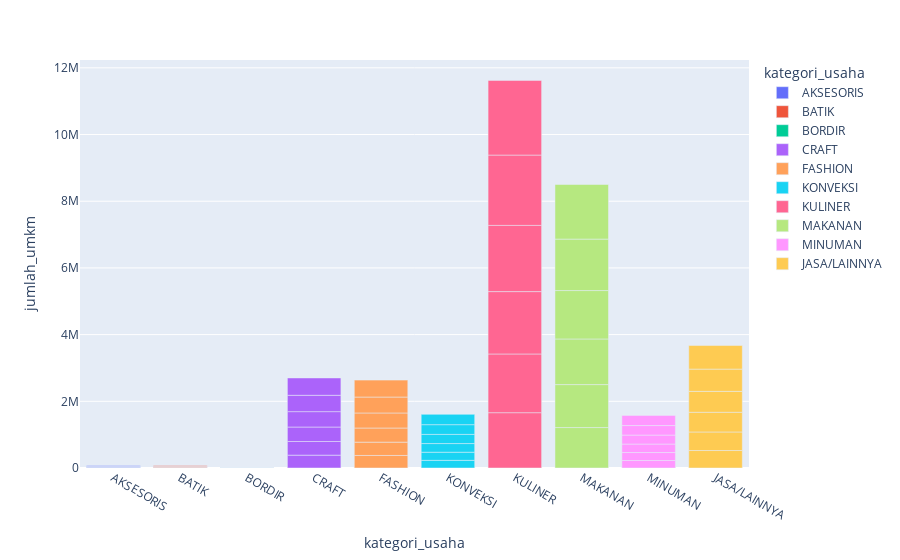

The cell this chart's notebook holds for it:
### Markdown cell above
### **Visualization**

### Code cell
bivariate_visualization_bar(
    data=data,
    x=data['kategori_usaha'],
    y=data['jumlah_umkm'],
    color=data['kategori_usaha']
)

### Figure 1 — Plotly figure (JSON) as saved in the notebook; plotly's stock layout.template omitted (floating-point values rounded to 4 significant figures)
{"data": [{"alignmentgroup": "True", "hovertemplate": "kategori_usaha=%{x}<br>jumlah_umkm=%{y}<extra></extra>", "legendgroup": "AKSESORIS", "marker": {"color": "#636efa", "pattern": {"shape": ""}}, "name": "AKSESORIS", "offsetgroup": "AKSESORIS", "orientation": "v", "showlegend": true, "textposition": "auto", "type": "bar", "x": ["AKSESORIS", "AKSESORIS", "AKSESORIS", "AKSESORIS", "AKSESORIS", "AKSESORIS"], "xaxis": "x", "y": [10789, 11457, 12166, 12919, 13718, 14567], "yaxis": "y"}, {"alignmentgroup": "True", "hovertemplate": "kategori_usaha=%{x}<br>jumlah_umkm=%{y}<extra></extra>", "legendgroup": "BATIK", "marker": {"color": "#EF553B", "pattern": {"shape": ""}}, "name": "BATIK", "offsetgroup": "BATIK", "orientation": "v", "showlegend": true, "textposition": "auto", "type": "bar", "x": ["BATIK", "BATIK", "BATIK", "BATIK", "BATIK", "BATIK"], "xaxis": "x", "y": [10789, 11457, 12166, 12919, 13718, 14567], "yaxis": "y"}, {"alignmentgroup": "True", "hovertemplate": "kategori_usaha=%{x}<br>jumlah_umkm=%{y}<extra></extra>", "legendgroup": "BORDIR", "marker": {"color": "#00cc96", "pattern": {"shape": ""}}, "name": "BORDIR", "offsetgroup": "BORDIR", "orientation": "v", "showlegend": true, "textposition": "auto", "type": "bar", "x": ["BORDIR", "BORDIR", "BORDIR", "BORDIR", "BORDIR", "BORDIR"], "xaxis": "x", "y": [1541, 1637, 1738, 1846, 1960, 2081], "yaxis": "y"}, {"alignmentgroup": "True", "hovertemplate": "kategori_usaha=%{x}<br>jumlah_umkm=%{y}<extra></extra>", "legendgroup": "CRAFT", "marker": {"color": "#ab63fa", "pattern": {"shape": ""}}, "name": "CRAFT", "offsetgroup": "CRAFT", "orientation": "v", "showlegend": true, "textposition": "auto", "type": "bar", "x": ["CRAFT", "CRAFT", "CRAFT", "CRAFT", "CRAFT", "CRAFT"], "xaxis": "x", "y": [385335, 409176, 434493, 461376, 489923, 520235], "yaxis": "y"}, {"alignmentgroup": "True", "hovertemplate": "kategori_usaha=%{x}<br>jumlah_umkm=%{y}<extra></extra>", "legendgroup": "FASHION", "marker": {"color": "#FFA15A", "pattern": {"shape": ""}}, "name": "FASHION", "offsetgroup": "FASHION", "orientation": "v", "showlegend": true, "textposition": "auto", "type": "bar", "x": ["FASHION", "FASHION", "FASHION", "FASHION", "FASHION", "FASHION"], "xaxis": "x", "y": [376087, 399356, 424065, 450303, 478164, 507750], "yaxis": "y"}, {"alignmentgroup": "True", "hovertemplate": "kategori_usaha=%{x}<br>jumlah_umkm=%{y}<extra></extra>", "legendgroup": "KONVEKSI", "marker": {"color": "#19d3f3", "pattern": {"shape": ""}}, "name": "KONVEKSI", "offsetgroup": "KONVEKSI", "orientation": "v", "showlegend": true, "textposition": "auto", "type": "bar", "x": ["KONVEKSI", "KONVEKSI", "KONVEKSI", "KONVEKSI", "KONVEKSI", "KONVEKSI"], "xaxis": "x", "y": [229660, 243869, 258958, 274980, 291994, 310060], "yaxis": "y"}, {"alignmentgroup": "True", "hovertemplate": "kategori_usaha=%{x}<br>jumlah_umkm=%{y}<extra></extra>", "legendgroup": "KULINER", "marker": {"color": "#FF6692", "pattern": {"shape": ""}}, "name": "KULINER", "offsetgroup": "KULINER", "orientation": "v", "showlegend": true, "textposition": "auto", "type": "bar", "x": ["KULINER", "KULINER", "KULINER", "KULINER", "KULINER", "KULINER"], "xaxis": "x", "y": [1658481, 1761095, 1870058, 1985763, 2108627, 2239092], "yaxis": "y"}, {"alignmentgroup": "True", "hovertemplate": "kategori_usaha=%{x}<br>jumlah_umkm=%{y}<extra></extra>", "legendgroup": "MAKANAN", "marker": {"color": "#B6E880", "pattern": {"shape": ""}}, "name": "MAKANAN", "offsetgroup": "MAKANAN", "orientation": "v", "showlegend": true, "textposition": "auto", "type": "bar", "x": ["MAKANAN", "MAKANAN", "MAKANAN", "MAKANAN", "MAKANAN", "MAKANAN"], "xaxis": "x", "y": [1213034, 1288087, 1367784, 1452412, 1542276, 1637701], "yaxis": "y"}, {"alignmentgroup": "True", "hovertemplate": "kategori_usaha=%{x}<br>jumlah_umkm=%{y}<extra></extra>", "legendgroup": "MINUMAN", "marker": {"color": "#FF97FF", "pattern": {"shape": ""}}, "name": "MINUMAN", "offsetgroup": "MINUMAN", "orientation": "v", "showlegend": true, "textposition": "auto", "type": "bar", "x": ["MINUMAN", "MINUMAN", "MINUMAN", "MINUMAN", "MINUMAN", "MINUMAN"], "xaxis": "x", "y": [225036, 238959, 253744, 269444, 286115, 303817], "yaxis": "y"}, {"alignmentgroup": "True", "hovertemplate": "kategori_usaha=%{x}<br>jumlah_umkm=%{y}<extra></extra>", "legendgroup": "JASA/LAINNYA", "marker": {"color": "#FECB52", "pattern": {"shape": ""}}, "name": "JASA/LAINNYA", "offsetgroup": "JASA/LAINNYA", "orientation": "v", "showlegend": true, "textposition": "auto", "type": "bar", "x": ["JASA/LAINNYA", "JASA/LAINNYA", "JASA/LAINNYA", "JASA/LAINNYA", "JASA/LAINNYA", "JASA/LAINNYA"], "xaxis": "x", "y": [524055, 556480, 590911, 627472, 666295, 707520], "yaxis": "y"}], "layout": {"autosize": true, "barmode": "relative", "legend": {"title": {"text": "kategori_usaha"}, "tracegroupgap": 0}, "margin": {"t": 60}, "xaxis": {"anchor": "y", "autorange": true, "categoryarray": ["AKSESORIS", "BATIK", "BORDIR", "CRAFT", "FASHION", "KONVEKSI", "KULINER", "MAKANAN", "MINUMAN", "JASA/LAINNYA"], "categoryorder": "array", "domain": [0, 1], "range": [-0.5, 9.5], "title": {"text": "kategori_usaha"}, "type": "category"}, "yaxis": {"anchor": "x", "autorange": true, "domain": [0, 1], "range": [0, 12230000.0], "title": {"text": "jumlah_umkm"}, "type": "linear"}}}
